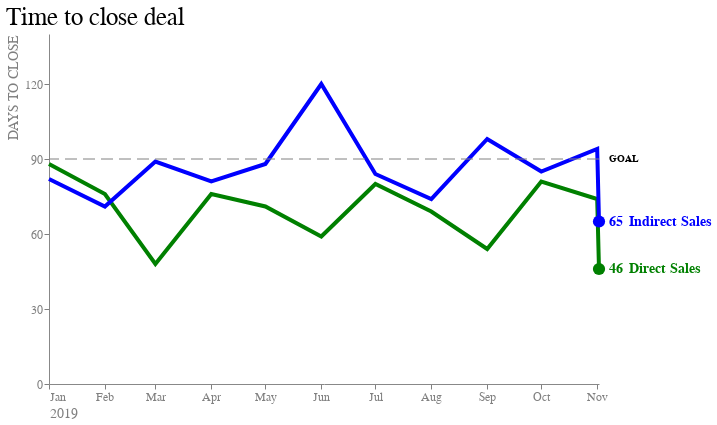

The notebook cell saved with this chart:
### Markdown cell above
### 4) Combine all elements

### Code cell
alt.layer(line_chart, line_goal, points, label_value, label_text, label_goal).configure_view(
    strokeWidth=0
).configure_title( 
    fontSize=25,
    font='Arial',
    anchor='start',
    fontWeight="normal"
).configure_axis(
    labelFont='Arial',
    titleFont='Arial',
    labelFontSize=12,
    titleFontSize=14,
    titleFontWeight="normal",
    titleColor="grey"
)

### Figure 1 — Vega-Lite specification as saved in the notebook (floating-point values rounded to 4 significant figures)
{"config": {"view": {"continuousWidth": 300, "continuousHeight": 300, "strokeWidth": 0}, "axis": {"labelFont": "Arial", "labelFontSize": 12, "titleColor": "grey", "titleFont": "Arial", "titleFontSize": 14, "titleFontWeight": "normal"}, "title": {"anchor": "start", "font": "Arial", "fontSize": 25, "fontWeight": "normal"}}, "layer": [{"data": {"name": "data-de17bc6590e0012ee4945253f0460aff"}, "mark": {"type": "line"}, "encoding": {"color": {"field": "Sales Type", "legend": null, "scale": {"domain": ["Direct Sales", "Indirect Sales"], "range": ["green", "blue"]}, "type": "nominal"}, "strokeWidth": {"value": 4}, "x": {"axis": {"format": "%b", "grid": false, "labelAngle": 0, "labelColor": "grey", "tickColor": "grey", "title": "2019", "titleAnchor": "start"}, "field": "Date", "type": "temporal"}, "y": {"axis": {"grid": false, "labelColor": "grey", "tickColor": "grey", "title": "DAYS TO CLOSE", "titleAnchor": "end", "values": [0, 15, 30, 45, 60, 75, 90, 105, 120, 135]}, "field": "Sales", "scale": {"domain": [0, 135]}, "type": "quantitative"}}, "title": "Time to close deal"}, {"data": {"name": "empty"}, "mark": {"type": "rule", "color": "grey", "fontSize": 12, "size": 1, "strokeDash": [12, 6]}, "encoding": {"y": {"datum": 90}}}, {"data": {"name": "data-5d2077fa4e733698207e87ace31e2a2f"}, "mark": {"type": "circle", "opacity": 1, "size": 150}, "encoding": {"color": {"field": "Sales Type", "scale": {"domain": ["Direct Sales", "Indirect Sales"], "range": ["green", "blue"]}, "type": "nominal"}, "x": {"field": "Date", "type": "temporal"}, "y": {"field": "Sales", "type": "quantitative"}}}, {"data": {"name": "data-5d2077fa4e733698207e87ace31e2a2f"}, "mark": {"type": "text", "align": "left", "dx": 10, "fontWeight": "bold", "size": 14}, "encoding": {"color": {"field": "Sales Type", "legend": null, "type": "nominal"}, "text": {"field": "Sales", "type": "quantitative"}, "x": {"aggregate": "max", "field": "Date", "type": "temporal"}, "y": {"aggregate": {"argmax": "Date"}, "field": "Sales", "type": "quantitative"}}}, {"data": {"name": "data-5d2077fa4e733698207e87ace31e2a2f"}, "mark": {"type": "text", "align": "left", "dx": 30, "fontWeight": "bold", "size": 14}, "encoding": {"color": {"field": "Sales Type", "legend": null, "type": "nominal"}, "text": {"field": "Sales Type", "type": "nominal"}, "x": {"aggregate": "max", "field": "Date", "type": "temporal"}, "y": {"aggregate": {"argmax": "Date"}, "field": "Sales", "type": "quantitative"}}}, {"data": {"name": "data-5d2077fa4e733698207e87ace31e2a2f"}, "mark": {"type": "text", "align": "left", "dx": 10, "fontWeight": "bold", "size": 10}, "encoding": {"text": {"field": "Text", "type": "nominal"}, "x": {"aggregate": "max", "field": "Date", "type": "temporal"}, "y": {"aggregate": {"argmax": "Date"}, "field": "Goal", "type": "quantitative"}}}], "height": 350, "width": 550, "$schema": "https://vega.github.io/schema/vega-lite/v5.6.1.json", "datasets": {"data-de17bc6590e0012ee4945253f0460aff": [{"Month": "Jan", "Date": "2019-01-01T00:00:00", "Goal": 90, "Sales Type": "Direct Sales", "Sales": 88, "Text": "GOAL"}, {"Month": "Feb", "Date": "2019-02-01T00:00:00", "Goal": 90, "Sales Type": "Direct Sales", "Sales": 76, "Text": "GOAL"}, {"Month": "Mar", "Date": "2019-03-01T00:00:00", "Goal": 90, "Sales Type": "Direct Sales", "Sales": 48, "Text": "GOAL"}, {"Month": "Apr", "Date": "2019-04-01T00:00:00", "Goal": 90, "Sales Type": "Direct Sales", "Sales": 76, "Text": "GOAL"}, {"Month": "May", "Date": "2019-05-01T00:00:00", "Goal": 90, "Sales Type": "Direct Sales", "Sales": 71, "Text": "GOAL"}, {"Month": "Jun", "Date": "2019-06-01T00:00:00", "Goal": 90, "Sales Type": "Direct Sales", "Sales": 59, "Text": "GOAL"}, {"Month": "Jul", "Date": "2019-07-01T00:00:00", "Goal": 90, "Sales Type": "Direct Sales", "Sales": 80, "Text": "GOAL"}, {"Month": "Aug", "Date": "2019-08-01T00:00:00", "Goal": 90, "Sales Type": "Direct Sales", "Sales": 69, "Text": "GOAL"}, {"Month": "Sep", "Date": "2019-09-01T00:00:00", "Goal": 90, "Sales Type": "Direct Sales", "Sales": 54, "Text": "GOAL"}, {"Month": "Oct", "Date": "2019-10-01T00:00:00", "Goal": 90, "Sales Type": "Direct Sales", "Sales": 81, "Text": "GOAL"}, {"Month": "Nov", "Date": "2019-11-01T00:00:00", "Goal": 90, "Sales Type": "Direct Sales", "Sales": 74, "Text": "GOAL"}, {"Month": "Dec", "Date": "2019-11-02T00:00:00", "Goal": 90, "Sales Type": "Direct Sales", "Sales": 46, "Text": "GOAL"}, {"Month": "Jan", "Date": "2019-01-01T00:00:00", "Goal": 90, "Sales Type": "Indirect Sales", "Sales": 82, "Text": "GOAL"}, {"Month": "Feb", "Date": "2019-02-01T00:00:00", "Goal": 90, "Sales Type": "Indirect Sales", "Sales": 71, "Text": "GOAL"}, {"Month": "Mar", "Date": "2019-03-01T00:00:00", "Goal": 90, "Sales Type": "Indirect Sales", "Sales": 89, "Text": "GOAL"}, {"Month": "Apr", "Date": "2019-04-01T00:00:00", "Goal": 90, "Sales Type": "Indirect Sales", "Sales": 81, "Text": "GOAL"}, {"Month": "May", "Date": "2019-05-01T00:00:00", "Goal": 90, "Sales Type": "Indirect Sales", "Sales": 88, "Text": "GOAL"}, {"Month": "Jun", "Date": "2019-06-01T00:00:00", "Goal": 90, "Sales Type": "Indirect Sales", "Sales": 120, "Text": "GOAL"}, {"Month": "Jul", "Date": "2019-07-01T00:00:00", "Goal": 90, "Sales Type": "Indirect Sales", "Sales": 84, "Text": "GOAL"}, {"Month": "Aug", "Date": "2019-08-01T00:00:00", "Goal": 90, "Sales Type": "Indirect Sales", "Sales": 74, "Text": "GOAL"}, {"Month": "Sep", "Date": "2019-09-01T00:00:00", "Goal": 90, "Sales Type": "Indirect Sales", "Sales": 98, "Text": "GOAL"}, {"Month": "Oct", "Date": "2019-10-01T00:00:00", "Goal": 90, "Sales Type": "Indirect Sales", "Sales": 85, "Text": "GOAL"}, {"Month": "Nov", "Date": "2019-11-01T00:00:00", "Goal": 90, "Sales Type": "Indirect Sales", "Sales": 94, "Text": "GOAL"}, {"Month": "Dec", "Date": "2019-11-02T00:00:00", "Goal": 90, "Sales Type": "Indirect Sales", "Sales": 65, "Text": "GOAL"}], "empty": [{}], "data-5d2077fa4e733698207e87ace31e2a2f": [{"Month": "Dec", "Date": "2019-11-02T00:00:00", "Goal": 90, "Sales Type": "Direct Sales", "Sales": 46, "Text": "GOAL"}, {"Month": "Dec", "Date": "2019-11-02T00:00:00", "Goal": 90, "Sales Type": "Indirect Sales", "Sales": 65, "Text": "GOAL"}]}}
